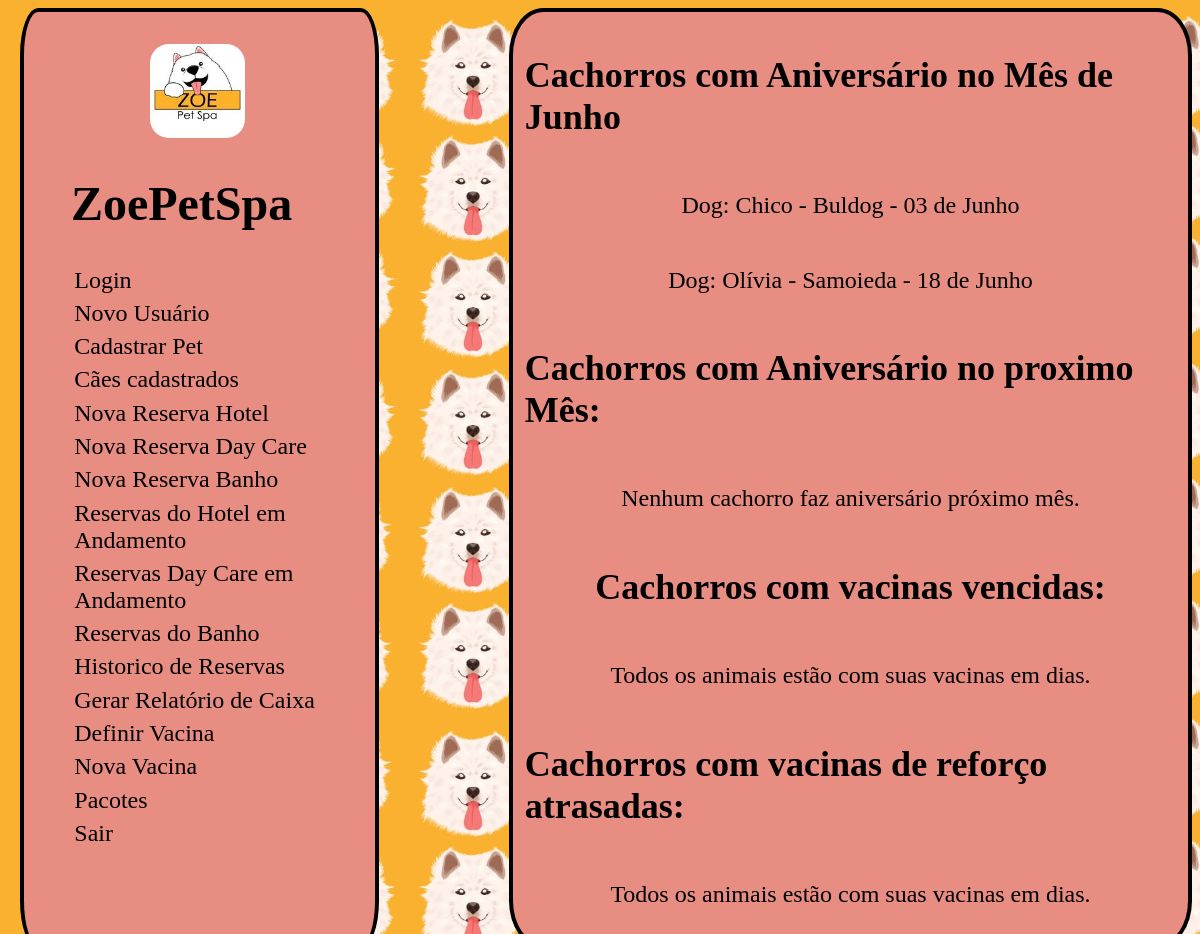
/, run on an earlier commit of the app's database.
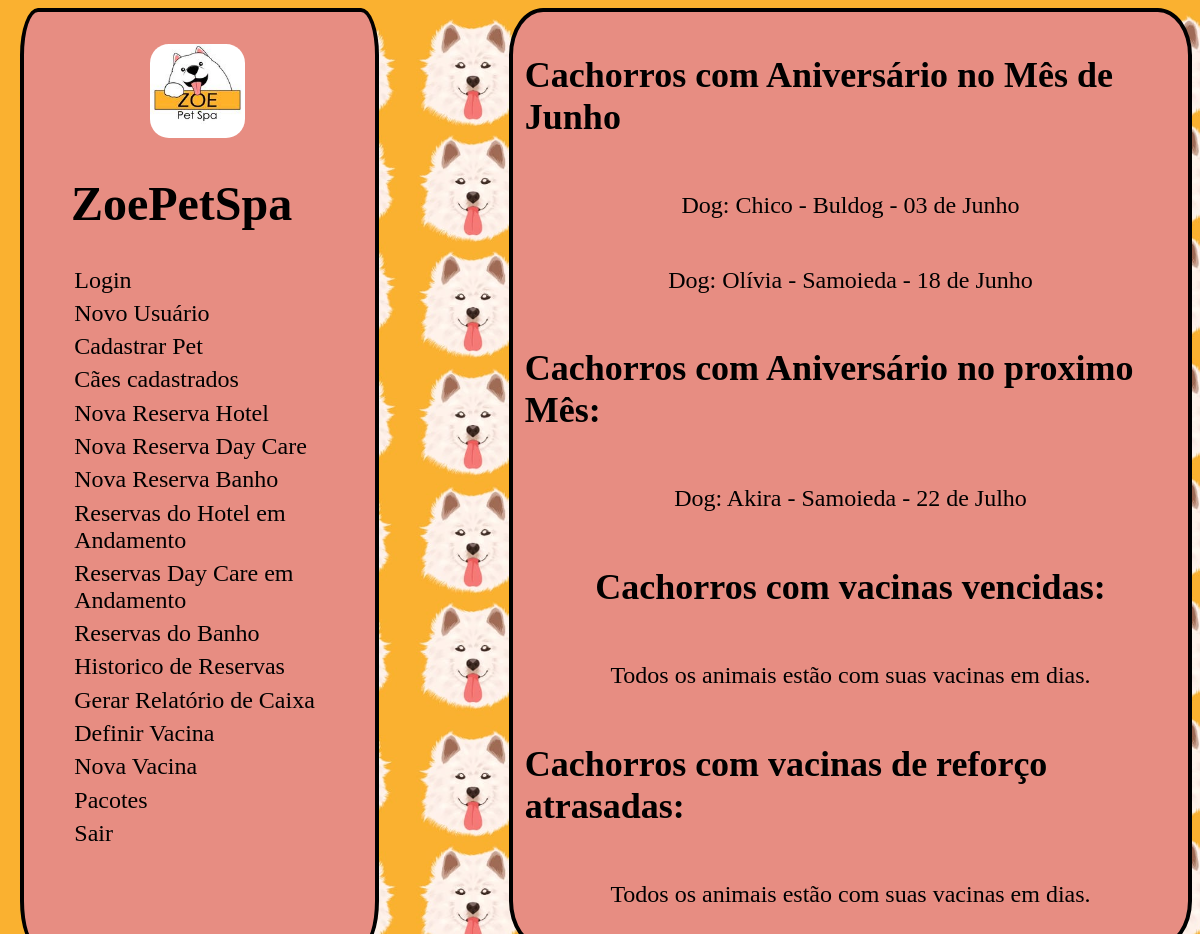
And on a later commit of the database.
### ficha/models.py (models this page shows, shortened)
class FichaDog(models.Model):
    nome = models.CharField(max_length=100, primary_key=True)
    raca = models.CharField(max_length=100)
    data_de_nascimento =  models.DateField()
    sexo = models.CharField(max_length=1, choices=(('M', 'Macho'), ('F', 'Fêmea')))
    peso = models.DecimalField(max_digits=5, decimal_places=2)
    tipo_alimentacao = models.CharField(max_length=100)
    restricoes_alimentares = models.CharField(max_length=100, blank=True, null=True)
    nome_tutor = models.CharField(max_length=100,blank=True)
    contato_tutor = models.CharField(max_length=100)
    cpf_tutor = models.CharField(max_length=14)
    endereco = models.CharField(max_length=100,blank=True, null=True)
    veterinario = models.CharField(max_length=100,blank=True, null=True)
    observacoes = models.TextField(blank=True, null=True)
    data = models.DateTimeField(auto_now_add=True)
    class Meta:
            db_table = 'Ficha_Dog'

### ZoePetSpa/views.py (the view, shortened to what this page needs)
# urls.py: path('', views.home, name='home'),
def home(request, mes=None):
    if mes is None:
        mes = datetime.now().month
    proximo_mes = mes + 1 if mes < 12 else 1
    aniversario = FichaDog.objects.filter(data_de_nascimento__month=proximo_mes)
    animal = FichaDog.objects.all()
    usuario = request.user
    cachorros_aniversario = FichaDog.objects.filter(data_de_nascimento__month=mes)
    vacinas_vencidas, vacinas_reforco = verificar_vacina()
    vacinas_vencidas_info = []
    vacinas_reforco_info = []
    if mes == 1:
        mesnome = 'Janeiro'
        proxmes = 'Fevereiro'
    elif mes == 2:
        mesnome = 'Fevereiro'
        proxmes = 'Março'
    elif mes == 3:
        mesnome = 'Março'
        proxmes = 'Abril'
    elif mes == 4:
        mesnome = 'Abril'
        proxmes = 'Maio'
    elif mes == 5:
        mesnome = 'Maio'
        proxmes = 'Junho'
    elif mes == 6:
        mesnome = 'Junho'
        proxmes = 'Julho'
    elif mes == 7:
        mesnome = 'Julho'
        proxmes = 'Agosto'
    elif mes == 8:
        mesnome = 'Agosto'
        proxmes = 'Setembro'
    elif mes == 9:
        mesnome = 'Setembro'
        proxmes = 'Outubro'
    elif mes == 10:
        mesnome = 'Outubro'
        proxmes = 'Novembro'
    elif mes == 11:
        mesnome = 'Novembro'
        proxmes = 'Dezembro'
    elif mes == 12:
        mesnome = 'Dezembro'
        proxmes = 'Janeiro'
        proxmes = 'Fevereiro'
        proxmes = 'Fevereiro'
    context = {
        'vacinas_vencidas': vacinas_vencidas_info,
        'vacinas_reforco': vacinas_reforco_info,
        'cachorros_aniversario': cachorros_aniversario,
        'mes':mesnome,
        'proxmes':proxmes,
        'aniversario': aniversario,
        'usuario':usuario,
    }
    return render(request, 'home.html', context)

### ZoePetSpa/views.py (called while the page is built)
def verificar_vacina():
    vacinas_vencidas = []
    vacinas_reforco = []
    vacina_animal_objs = VacinaAnimal.objects.all()
    for vacina_animal in vacina_animal_objs:
        vacina = vacina_animal.vacina
        if vacina.validade <= date.today():
            vacinas_vencidas.append(vacina_animal)
        if vacina.data_reforco and vacina.data_reforco <= date.today():
            vacinas_reforco.append(vacina_animal)
    return vacinas_vencidas, vacinas_reforco

### users/templates/home.html (shortened to what this page needs)
{% load static %}
<!DOCTYPE html>
<html>
  <head>
  </head>
  <body>
   <div class='corpo'>
    <div class="form">
      <img id="logo" src="{% static 'img/logo2.jpg' %}">
      <h1>ZoePetSpa</h1>
      <div class="ul">
        <a href="{% url 'login' %}">Login</a>
        <a href="{% url 'cadastro' %}">Novo Usuário</a>
        <a href="{% url 'ficha:ficha' %}">Cadastrar Pet</a>
        <a href="{% url 'ficha:lista' %}">Cães cadastrados</a>
        <a href="{% url 'reserva' %}">Nova Reserva Hotel</a>
        <a href="{% url 'reservaday' %}">Nova Reserva Day Care</a>
        <a href="{% url 'reservar_banho' %}">Nova Reserva Banho</a>
        <a href="{% url 'lista_reserva' %}">Reservas do Hotel em Andamento</a>
        <a href="{% url 'lista_reservaday' %}">Reservas Day Care em Andamento</a>
        <a href="{% url 'lista_reservabanho' %}">Reservas do Banho</a>
        <a href="{% url 'historico_reserva' %}">Historico de Reservas</a>
        <a href="{% url 'caixa:relatoriocaixa' %}">Gerar Relatório de Caixa</a>
        <a href="{% url 'ficha:definir_vacina' %}">Definir Vacina</a>
        <a href="{% url 'ficha:cadastrar_vacina' %}">Nova Vacina</a>
        <a href="{% url 'pacote' %}">Pacotes</a>
        <a href="{% url 'logout' %}">Sair</a><br><br>
      </div>
      {% load humanize %}
    </div>
    <div class='nascimento'>
      <h2>Cachorros com Aniversário no Mês de {{mes}}</h2>
      {% if cachorros_aniversario %}
      {% for cachorro in cachorros_aniversario %}
        <p>Dog: {{ cachorro.nome }} - {{ cachorro.raca }} - {{ cachorro.data_de_nascimento|date:"d" }} de {{ cachorro.data_de_nascimento|date:"F" }}</p>
      {% endfor %}
      {% else %}
      <p>Nenhum cachorro faz aniversário neste mês.</p>
      {% endif %}
      <h2>Cachorros com Aniversário no proximo Mês:</h2>
      {% if aniversario %}
      {% for ani in aniversario %}
      <p>Dog: {{ ani.nome }} - {{ ani.raca }} - {{ ani.data_de_nascimento|date:"d" }} de {{ ani.data_de_nascimento|date:"F" }}</p>
      {% endfor %}
      {% else %}
      <p>Nenhum cachorro faz aniversário próximo mês.</p>
      {% endif %}
      <h2>Cachorros com vacinas vencidas:</h2>
      {% if vacinas_vencidas %}
        {% for vacina in vacinas_vencidas %}
          <p>Animal: {{ vacina.animal_nome }} - {{ vacina.animal_raca }}</p>
          <p>Vacina: {{ vacina.vacina_nome }}</p>
          <p>Data de Validade: {{ vacina.data_validade }}</p>
          <p>--------------------------------------------</p>
        {% endfor %}
      {% else %}
        <p>Todos os animais estão com suas vacinas em dias.</p>
      {% endif %}
      <h2>Cachorros com vacinas de reforço atrasadas:</h2>
      {% if vacinas_reforco %}
        {% for vacina in vacinas_reforco %}
          <p>Animal: {{ vacina.animal_nome }} - {{ vacina.animal_raca }}</p>
          <p>Vacina: {{ vacina.vacina_nome }}</p>
          <p>Data de Reforço: {{ vacina.data_reforco }}</p>
          <p>--------------------------------------------</p>
        {% endfor %}
      {% else %}
        <p>Todos os animais estão com suas vacinas em dias.</p>
      {% endif %}
      </div>
    </div>
  </body>
</html>

What changed in the data, as far as the page shows it:
added FichaDog: nome "Akira", raca "Samoieda", data_de_nascimento "22", data_de_nascimento "Julho", shown under "Cachorros com Aniversário no proximo Mês:"
Also different on the page:
text no longer shown: "Nenhum cachorro faz aniversário próximo mês."
